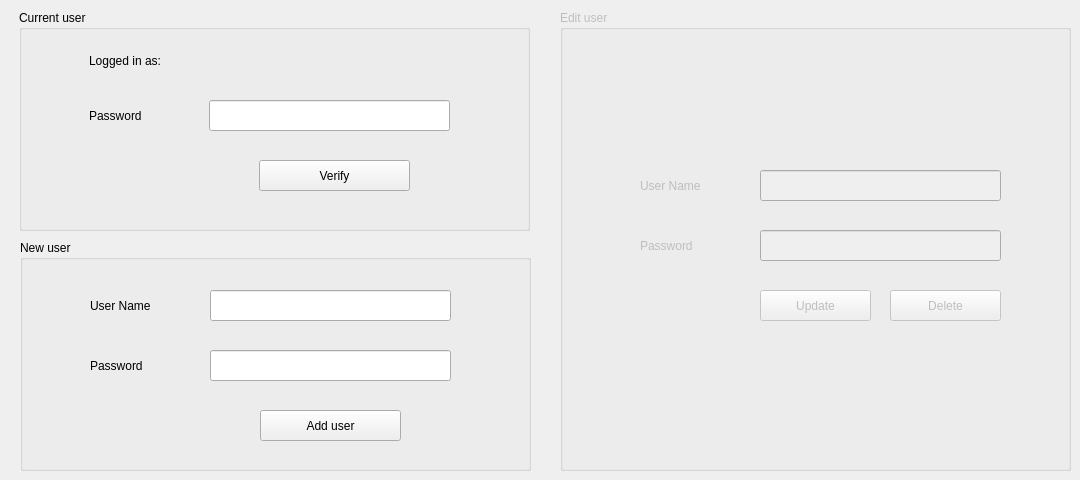
       <widget class="QWidget" name="tab_8">
        <attribute name="title">
         <string>Users</string>
        </attribute>
        <widget class="QGroupBox" name="groupBox_16">
         <property name="geometry">
          <rect>
           <x>20</x>
           <y>240</y>
           <width>511</width>
           <height>231</height>
          </rect>
         </property>
         <property name="title">
          <string>New user</string>
         </property>
         <widget class="QLineEdit" name="lineEdit_14">
          <property name="geometry">
           <rect>
            <x>190</x>
            <y>50</y>
            <width>241</width>
            <height>31</height>
           </rect>
          </property>
         </widget>
         <widget class="QLabel" name="label_58">
          <property name="geometry">
           <rect>
            <x>70</x>
            <y>50</y>
            <width>81</width>
            <height>31</height>
           </rect>
          </property>
          <property name="text">
           <string>User Name</string>
          </property>
         </widget>
         <widget class="QLineEdit" name="lineEdit_15">
          <property name="geometry">
           <rect>
            <x>190</x>
            <y>110</y>
            <width>241</width>
            <height>31</height>
           </rect>
          </property>
          <property name="echoMode">
           <enum>QLineEdit::Password</enum>
          </property>
         </widget>
         <widget class="QLabel" name="label_59">
          <property name="geometry">
           <rect>
            <x>70</x>
            <y>110</y>
            <width>91</width>
            <height>31</height>
           </rect>
          </property>
          <property name="text">
           <string>Password</string>
          </property>
         </widget>
         <widget class="QPushButton" name="pushButton_47">
          <property name="geometry">
           <rect>
            <x>240</x>
            <y>170</y>
            <width>141</width>
            <height>31</height>
           </rect>
          </property>
          <property name="text">
           <string>Add user</string>
          </property>
          <property name="icon">
           <iconset resource="IconResource.qrc">
            <normaloff>:/Icons/Icons/Add.webp</normaloff>:/Icons/Icons/Add.webp</iconset>
          </property>
         </widget>
        </widget>
        <widget class="QGroupBox" name="groupBox_17">
         <property name="enabled">
          <bool>false</bool>
         </property>
         <property name="geometry">
          <rect>
           <x>560</x>
           <y>10</y>
           <width>511</width>
           <height>461</height>
          </rect>
         </property>
         <property name="title">
          <string>Edit user</string>
         </property>
         <widget class="QLabel" name="label_64">
          <property name="geometry">
           <rect>
            <x>80</x>
            <y>220</y>
            <width>91</width>
            <height>31</height>
           </rect>
          </property>
          <property name="text">
           <string>Password</string>
          </property>
         </widget>
         <widget class="QLineEdit" name="lineEdit_19">
          <property name="geometry">
           <rect>
            <x>200</x>
            <y>160</y>
            <width>241</width>
            <height>31</height>
           </rect>
          </property>
         </widget>
         <widget class="QLabel" name="label_63">
          <property name="geometry">
           <rect>
            <x>80</x>
            <y>160</y>
            <width>81</width>
            <height>31</height>
           </rect>
          </property>
          <property name="text">
           <string>User Name</string>
          </property>
         </widget>
         <widget class="QPushButton" name="pushButton_55">
          <property name="geometry">
           <rect>
            <x>330</x>
            <y>280</y>
            <width>111</width>
            <height>31</height>
           </rect>
          </property>
          <property name="text">
           <string>Delete</string>
          </property>
          <property name="icon">
           <iconset resource="IconResource.qrc">
            <normaloff>:/Icons/Icons/Delete.webp</normaloff>:/Icons/Icons/Delete.webp</iconset>
          </property>
         </widget>
         <widget class="QLineEdit" name="lineEdit_20">
          <property name="geometry">
           <rect>
            <x>200</x>
            <y>220</y>
            <width>241</width>
            <height>31</height>
           </rect>
          </property>
          <property name="echoMode">
           <enum>QLineEdit::Password</enum>
          </property>
         </widget>
         <widget class="QPushButton" name="pushButton_54">
          <property name="geometry">
           <rect>
            <x>200</x>
            <y>280</y>
            <width>111</width>
            <height>31</height>
           </rect>
          </property>
          <property name="text">
           <string>Update</string>
          </property>
          <property name="icon">
           <iconset resource="IconResource.qrc">
            <normaloff>:/Icons/Icons/Update.webp</normaloff>:/Icons/Icons/Update.webp</iconset>
          </property>
         </widget>
        </widget>
        <widget class="QGroupBox" name="groupBox_18">
         <property name="geometry">
          <rect>
           <x>19</x>
           <y>10</y>
           <width>511</width>
           <height>221</height>
          </rect>
         </property>
         <property name="title">
          <string>Current user</string>
         </property>
         <widget class="QLabel" name="label_60">
          <property name="geometry">
           <rect>
            <x>190</x>
            <y>30</y>
            <width>241</width>
            <height>41</height>
           </rect>
          </property>
          <property name="text">
           <string/>
          </property>
         </widget>
         <widget class="QLineEdit" name="lineEdit_18">
          <property name="geometry">
           <rect>
            <x>190</x>
            <y>90</y>
            <width>241</width>
            <height>31</height>
           </rect>
          </property>
          <property name="echoMode">
           <enum>QLineEdit::Password</enum>
          </property>
         </widget>
         <widget class="QPushButton" name="pushButton_48">
          <property name="geometry">
           <rect>
            <x>240</x>
            <y>150</y>
            <width>151</width>
            <height>31</height>
           </rect>
          </property>
          <property name="text">
           <string>Verify</string>
          </property>
          <property name="icon">
           <iconset resource="IconResource.qrc">
            <normaloff>:/Icons/Icons/Verify.webp</normaloff>:/Icons/Icons/Verify.webp</iconset>
          </property>
         </widget>
         <widget class="QLabel" name="label_62">
          <property name="geometry">
           <rect>
            <x>70</x>
            <y>90</y>
            <width>91</width>
            <height>31</height>
           </rect>
          </property>
          <property name="text">
           <string>Password</string>
          </property>
         </widget>
         <widget class="QLabel" name="label_65">
          <property name="geometry">
           <rect>
            <x>70</x>
            <y>30</y>
            <width>91</width>
            <height>41</height>
           </rect>
          </property>
          <property name="text">
           <string>Logged in as: </string>
          </property>
         </widget>
         <widget class="QLabel" name="label_61">
          <property name="geometry">
           <rect>
            <x>70</x>
            <y>150</y>
            <width>121</width>
            <height>31</height>
           </rect>
          </property>
          <property name="text">
           <string/>
          </property>
         </widget>
        </widget>
       </widget>
